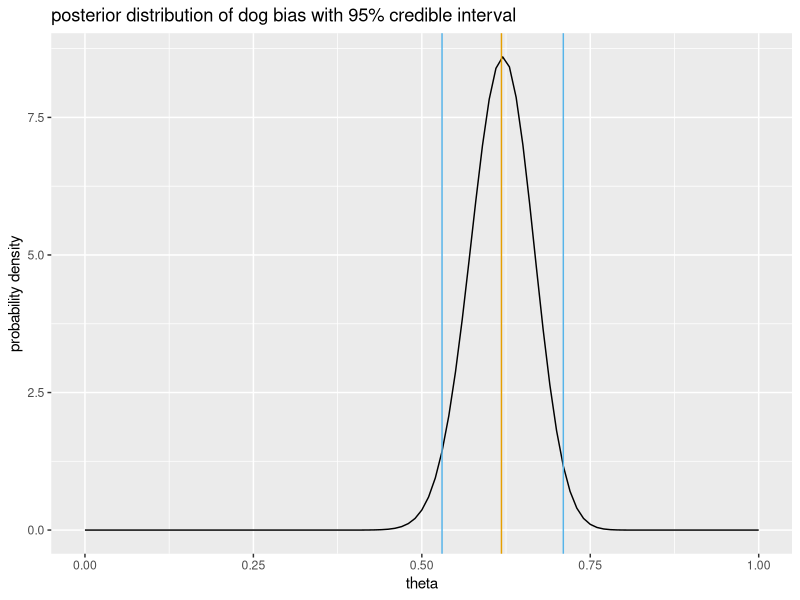
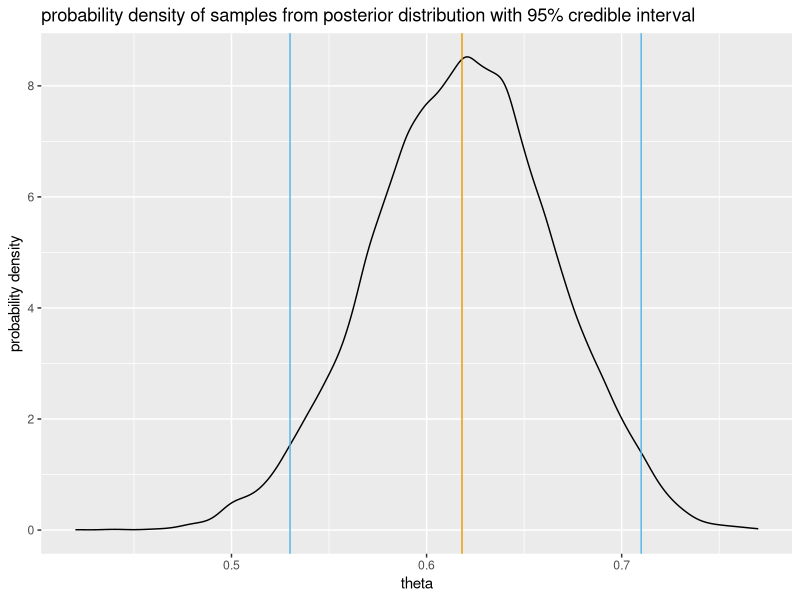

Here is the R script that generated these plots, in order:
## ---- chunk 1
knitr::opts_chunk$set(echo = TRUE)

library(tidyverse)
## ---- chunk 2
# 1a

## prior (I'm a cat person)
dog.prior <- 1
cat.prior <- 9

## likelihood
dog.n <- 67
subj.n <- 100

## posterior derivation via conjugacy
dog.post <- dog.prior + dog.n
cat.post <- cat.prior + (subj.n - dog.n)

# 1b
theta <- seq(0, 1, by = .01)
post.mean <- dog.post/(dog.post+cat.post)
cred.int <- qbeta(c(.025, .975), shape1 = dog.post, shape2 = cat.post) %>%
  round(digits = 2)

post.mean # mean of the posterior distribution
cred.int # 95% credible interval

ggplot() +
  geom_line(aes(x = theta, y = dbeta(theta,
                                     shape1 = dog.post,
                                     shape2 = cat.post))) +
  geom_vline(xintercept = post.mean, color = "#E69F00") +
  geom_vline(xintercept = cred.int[1], color = "#56B4E9") +
  geom_vline(xintercept = cred.int[2], color = "#56B4E9") +
  labs(x = "theta", y = "probability density",
       title = "posterior distribution of dog bias with 95% credible interval")
## ---- chunk 3
# 2a
p_grid <- seq(0, 1, by = .01)

## prior
dog.prior <- 1
cat.prior <- 9
theta.prior <- dbeta(p_grid, shape1 = dog.prior, shape2 = cat.prior)

## likelihood
likelihood <- dbinom(67, size = 100, prob = p_grid)

## posterior
posterior <- likelihood * theta.prior
posterior <- posterior / sum(posterior)

# 2b
samples <- sample(p_grid, prob = posterior, size = 1e4, replace = TRUE)
cred.int <- quantile(samples, c(0.025, 0.975))

mean(samples) # mean vallue
cred.int # 95% credible interval

ggplot() +
  geom_density(aes(x = samples)) +
  geom_vline(xintercept = mean(samples), color = "#E69F00") +
  geom_vline(xintercept = cred.int[1], color = "#56B4E9") +
  geom_vline(xintercept = cred.int[2], color = "#56B4E9") +
  labs(x = "theta", y = "probability density",
       title = "probability density of samples from posterior distribution with 95% credible interval")
